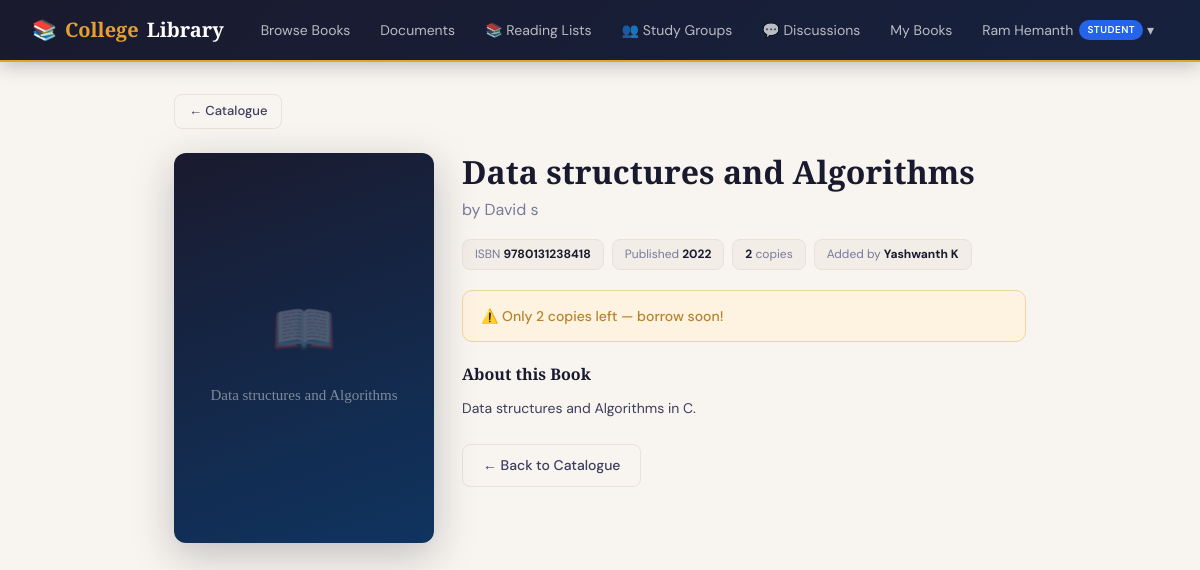
The app's page /books/3/ (signed in) with its own data.
### accounts/models.py (models this page shows, shortened)
class CustomUser(AbstractUser):
    class Role(models.TextChoices):
        ADMIN = 'ADMIN', 'Admin'
        LIBRARIAN = 'LIBRARIAN', 'Librarian'
        TEACHER = 'TEACHER', 'Teacher'
        STUDENT = 'STUDENT', 'Student'
    role = models.CharField(
        max_length=20,
        choices=Role.choices,
        default=Role.STUDENT,
    )
    phone_number = models.CharField(max_length=15, blank=True)
    department = models.CharField(max_length=100, blank=True)   # e.g. "Computer Science"
    student_id = models.CharField(max_length=20, blank=True, unique=True, null=True)
    profile_picture = models.ImageField(upload_to='profiles/', blank=True, null=True)
    is_approved = models.BooleanField(default=False)            # Admin must approve new members
    date_of_joining = models.DateField(auto_now_add=True)
    @property
    def can_manage_books(self):
        return self.role in (self.Role.ADMIN, self.Role.LIBRARIAN)

### books/models.py (models this page shows, shortened)
class Book(models.Model):
    title          = models.CharField(max_length=200, db_index=True)
    author         = models.CharField(max_length=200, db_index=True)
    isbn           = models.CharField(max_length=13, unique=True, db_index=True)
    published_date = models.DateField()
    quantity       = models.PositiveIntegerField(default=1)
    description    = models.TextField(blank=True)
    cover_image    = models.ImageField(upload_to='book_covers/', blank=True, null=True)
    cover_url      = models.URLField(blank=True)          # cached external URL fallback
    qr_code        = models.ImageField(upload_to='book_qrcodes/', blank=True, null=True)
    created_at     = models.DateTimeField(auto_now_add=True)
    updated_at     = models.DateTimeField(auto_now=True)
    added_by       = models.ForeignKey(
        settings.AUTH_USER_MODEL,
        on_delete=models.SET_NULL,
        null=True, blank=True,
        related_name='books_added',
    )
    class Meta:
        ordering = ['title']
    @property
    def is_available(self):
        return self.quantity > 0
    @property
    def cover(self):
        if self.cover_image:
            return self.cover_image.url
        if self.cover_url:
            return self.cover_url
        return None

### books/views.py (the view)
# urls.py: path('<int:pk>/',               views.book_detail,  name='book_detail'),
@login_required
@approved_required
def book_detail(request, pk):
    book = get_object_or_404(Book, pk=pk)
    user_reservation = Reservation.objects.filter(
        user=request.user, book=book, status__in=['PENDING','NOTIFIED']
    ).first()
    queue_count = Reservation.objects.filter(book=book, status='PENDING').count()
    return render(request, 'books/book_detail.html', {
        'book': book,
        'can_manage': request.user.can_manage_books,
        'user_reservation': user_reservation,
        'queue_count': queue_count,
    })

### books/templates/books/book_detail.html (shortened to what this page needs)
{% extends 'base.html' %}
{% block content %}
<div class="page" style="max-width:900px;">
  <a href="{% url 'books:book_list' %}" class="btn btn-outline btn-sm" style="margin-bottom:24px;">← Catalogue</a>
  <div class="detail-layout">
    <div class="cover-col">
      {% if book.cover %}
        <img src="{{ book.cover }}" alt="{{ book.title }}" class="book-cover-lg"
          onerror="this.style.display='none';this.nextElementSibling.style.display='flex';">
        <div class="cover-placeholder-lg" style="display:none;">
          <span class="icon">📖</span>
          <span class="ph-title">{{ book.title }}</span>
        </div>
      {% else %}
        <div class="cover-placeholder-lg">
          <span class="icon">📖</span>
          <span class="ph-title">{{ book.title }}</span>
        </div>
      {% endif %}
    </div>
    <div>
      <div class="book-title-lg">{{ book.title }}</div>
      <div class="book-author-lg">by {{ book.author }}</div>
      <div class="meta-chips">
        <span class="meta-chip">ISBN <strong>{{ book.isbn }}</strong></span>
        <span class="meta-chip">Published <strong>{{ book.published_date|date:"Y" }}</strong></span>
        <span class="meta-chip"><strong>{{ book.quantity }}</strong> cop{{ book.quantity|pluralize:"y,ies" }}</span>
        {% if book.added_by %}
          <span class="meta-chip">Added by <strong>{{ book.added_by.get_full_name|default:book.added_by.username }}</strong></span>
        {% endif %}
      </div>
      {% if book.quantity == 0 %}
        <div class="avail-banner avail-out">
          ❌ Currently out of stock — all copies are borrowed
        </div>
      {% elif book.quantity <= 2 %}
        <div class="avail-banner avail-low">
          ⚠️ Only {{ book.quantity }} cop{{ book.quantity|pluralize:"y,ies" }} left — borrow soon!
        </div>
      {% else %}
        <div class="avail-banner avail-ok">
          ✓ {{ book.quantity }} cop{{ book.quantity|pluralize:"y,ies" }} available
        </div>
      {% endif %}
      {% if book.description %}
      <div class="desc-section">
        <h3>About this Book</h3>
        <div class="desc-text">{{ book.description }}</div>
      </div>
      {% endif %}
      <div class="action-row">
        <a href="{% url 'books:book_list' %}" class="btn btn-outline">← Back to Catalogue</a>
      </div>
    </div>
  </div>
</div>
{% endblock %}

### templates/base.html (shortened to what this page needs)
<!DOCTYPE html>
<html lang="en">
<head>
</head>
<body>
{% if user.is_authenticated %}
<nav class="navbar">
  <a class="nav-brand" href="{% url 'accounts:dashboard' %}">📚 <span>College</span> Library</a>
  <ul class="nav-links">
    <li><a href="{% url 'books:book_list' %}">Browse Books</a></li>
    <li><a href="{% url 'books:document_list' %}">Documents</a></li>
    <li><a href="{% url 'social:reading_lists' %}">📚 Reading Lists</a></li>
    <li><a href="{% url 'social:study_rooms' %}">👥 Study Groups</a></li>
    <li><a href="{% url 'social:discussions' %}">💬 Discussions</a></li>
    {% if user.can_manage_books %}
      <li><a href="{% url 'accounts:manage_users' %}">Members</a></li>
      <li><a href="{% url 'accounts:issue_book' %}">Issue Book</a></li>
    {% else %}
      <li><a href="{% url 'accounts:my_borrows' %}">My Books</a></li>
    {% endif %}
    <li class="nav-dropdown">
      <a href="#" class="nav-dropdown-toggle">
        {{ user.get_full_name|default:user.username }}
        <span class="nav-role-badge role-{{ user.role|lower }}">{{ user.get_role_display }}</span>
        &nbsp;▾
      </a>
    </li>
  </ul>
</nav>
{% endif %}
{% block content %}{% endblock %}
</body>
</html>

### templates/base.html (style rules this page uses)
:root { --navy: #1a1a2e; --navy-mid: #16213e; --navy-deep: #0f3460; --gold: #e5a032; --gold-dk: #c8841a; --gold-lt: #fdf3e0; --gold-bd: #f0d79a; --cream: #f8f5f0; --paper: #f2ede6; --border: #e8e2d9; --ink: #1a1a2e; --ink2: #3d3d5c; --ink3: #7a7a9a; --white: #ffffff; --danger: #c0392b; --success: #1a7a4a; --warn: #b5832a; --info: #0d6e6e; --radius: 10px; --shadow: 0 2px 16px rgba(26,26,46,0.08); --shadow-lg: 0 8px 40px rgba(26,26,46,0.16); }
*, *::before, *::after { box-sizing: border-box; margin: 0; padding: 0; }
body { font-family: 'DM Sans', sans-serif; background: var(--cream); color: var(--ink); min-height: 100vh; font-size: 15px; line-height: 1.6; }
.navbar { background: linear-gradient(135deg, var(--navy) 0%, var(--navy-mid) 100%); padding: 0 32px; height: 62px; display: flex; align-items: center; justify-content: space-between; position: sticky; top: 0; z-index: 200; border-bottom: 2px solid var(--gold); box-shadow: 0 2px 20px rgba(26,26,46,0.3); }
.nav-brand { font-family: 'Playfair Display', serif; font-size: 20px; font-weight: 700; color: #fff; text-decoration: none; display: flex; align-items: center; gap: 8px; }
.nav-brand span { color: var(--gold); }
.nav-links { display: flex; align-items: center; gap: 2px; list-style: none; }
.nav-links a { color: rgba(255,255,255,0.7); text-decoration: none; font-size: 14px; font-weight: 400; padding: 7px 14px; border-radius: 8px; transition: all 0.2s; }
.nav-role-badge { font-size: 10px; font-weight: 600; padding: 2px 8px; border-radius: 20px; margin-left: 6px; text-transform: uppercase; letter-spacing: 0.5px; }
.role-student { background: #2563eb; color: #fff; }
.nav-dropdown { position: relative; }
.nav-dropdown-toggle { cursor: pointer; display: flex; align-items: center; }
.page { padding: 32px 24px; max-width: 1160px; margin: 0 auto; }
.btn { display: inline-flex; align-items: center; gap: 6px; padding: 9px 20px; border-radius: 8px; font-family: 'DM Sans', sans-serif; font-size: 14px; font-weight: 500; cursor: pointer; border: 1.5px solid transparent; text-decoration: none; transition: all 0.18s; white-space: nowrap; }
.btn-outline { background: transparent; color: var(--ink2); border-color: var(--border); }
.btn-sm { padding: 6px 14px; font-size: 13px; }

### books/templates/books/book_detail.html (style rules this page uses)
.detail-layout { display: grid; grid-template-columns: 260px 1fr; gap: 28px; align-items: start; }
.cover-col { position: sticky; top: 80px; }
.cover-placeholder-lg { width: 100%; aspect-ratio: 2/3; background: linear-gradient(160deg, var(--navy), var(--navy-deep)); border-radius: 12px; display: flex; flex-direction: column; align-items: center; justify-content: center; color: rgba(255,255,255,0.25); gap: 12px; box-shadow: 0 12px 40px rgba(26,26,46,0.25); }
.cover-placeholder-lg .icon { font-size: 52px; }
.cover-placeholder-lg .ph-title { font-family: 'Playfair Display', serif; font-size: 15px; color: rgba(255,255,255,0.45); text-align: center; padding: 0 16px; }
.book-title-lg { font-family: 'Playfair Display', serif; font-size: 32px; font-weight: 700; color: var(--ink); line-height: 1.2; margin-bottom: 6px; }
.book-author-lg { font-size: 16px; color: var(--ink3); margin-bottom: 16px; }
.meta-chips { display: flex; gap: 8px; flex-wrap: wrap; margin-bottom: 20px; }
.meta-chip { background: var(--paper); border: 1px solid var(--border); border-radius: 8px; padding: 5px 12px; font-size: 12px; color: var(--ink3); }
.meta-chip strong { color: var(--ink); }
.avail-banner { border-radius: 10px; padding: 14px 18px; margin-bottom: 20px; font-size: 14px; font-weight: 500; display: flex; align-items: center; gap: 10px; }
.avail-low { background: var(--gold-lt); color: var(--warn); border: 1px solid var(--gold-bd); }
.desc-section { margin-bottom: 24px; }
.desc-section h3 { font-family: 'Playfair Display', serif; font-size: 16px; font-weight: 600; color: var(--ink); margin-bottom: 8px; }
.desc-text { font-size: 14px; color: var(--ink2); line-height: 1.75; }
.action-row { display: flex; gap: 10px; flex-wrap: wrap; }

### records on screen
CustomUser: get_full_name "Ram Hemanth", role "STUDENT"
Book: title "Data structures and Algorithms", author "David s", isbn "9780131238418", published_date "2022", quantity "2", added_by.get_full_name "Yashwanth K", description "Data structures and Algorithms in C."
